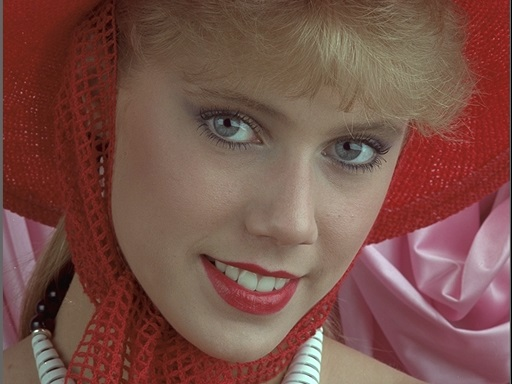
#> input picture ExamPhoto/I04.jpg, 512 x 384 px, found by its file name
$ python ExamNo2.py
#> lines starting #> are read from the running program, lines starting #| are printed output that depends on the picture; long printed decimals are rounded
import cv2
import matplotlib.pyplot as plt

I = cv2.imread('ExamPhoto/I04.jpg')
#> I is the input picture: shape (384, 512, 3); mean B, G, R 72.7, 80.9, 121.3
print("Tỉ lệ giữa giá trị độ cao và độ rộng của ảnh I là: ", I.shape[0]/I.shape[1])
#| Tỉ lệ giữa giá trị độ cao và độ rộng của ảnh I là:  0.75

I2 = cv2.resize(I, (256, 256))
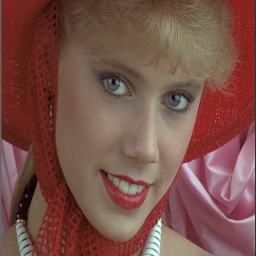
#> I2: shape (256, 256, 3); mean B, G, R 72.7, 80.9, 121.3
cv2.imshow("Image I2", I2)

Ihsv = cv2.cvtColor(I, cv2.COLOR_BGR2HSV)
#> Ihsv: shape (384, 512, 3); mean H, S, V 37.4, 113.6, 121.6
cv2.imshow("Channel S of photo Ihsv", Ihsv[:,:,1])
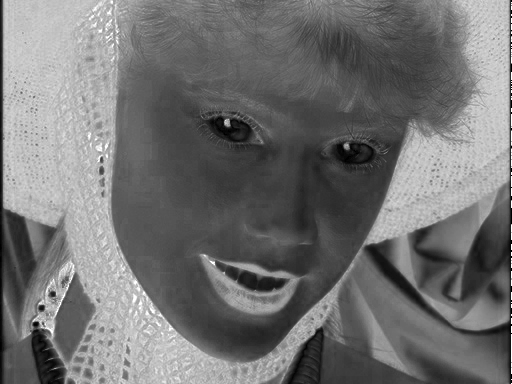
#> window 'Channel S of photo Ihsv': shape (384, 512); min 0, max 255, mean 113.6

Ivb = cv2.Canny(Ihsv[:,:,2], 0, 255)
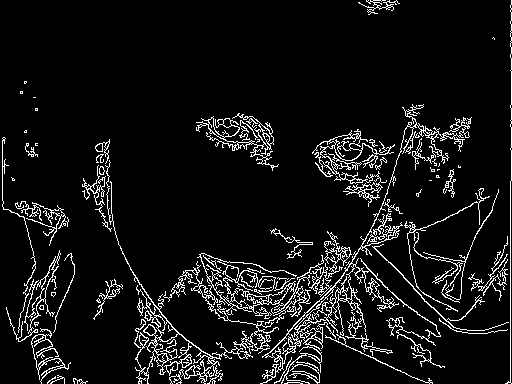
#> Ivb: shape (384, 512); 7.8% white in thin lines or dots

HistogramS = cv2.calcHist([Ihsv[:,:,1]], [0], None, [256], [0, 256])
#> HistogramS = 256 values, max 2346 at index 68, min 0 at index 1, mean 768
plt.plot(HistogramS)
plt.title("Histogram of Channel S")
plt.show()
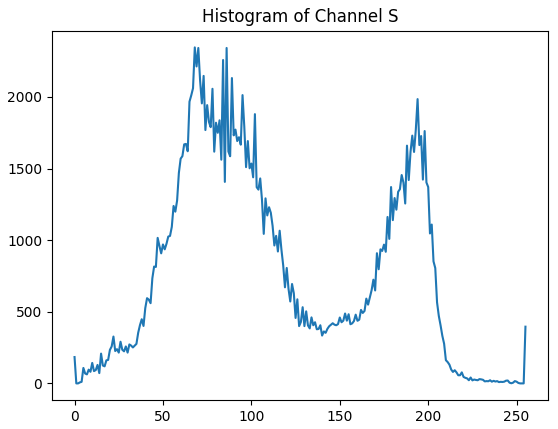
#> figure drawn by matplotlib, 1 panel; curve peaks at x = 68, y = 2346

cv2.waitKey(0)

$ run again, with ExamPhoto/3.jpg copied over ExamPhoto/I04.jpg
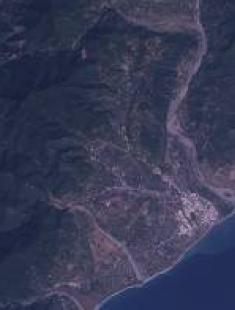
#> input picture ExamPhoto/3.jpg, 235 x 310 px, found by its file name
#> I is the input picture: shape (310, 235, 3); mean B, G, R 85.3, 58.8, 55.6
#| Tỉ lệ giữa giá trị độ cao và độ rộng của ảnh I là:  1.319
#> Ihsv: shape (310, 235, 3); mean H, S, V 117.7, 97.2, 85.3
#> `Ivb = cv2.Canny(Ihsv[:,:,2], 0, 255)`:
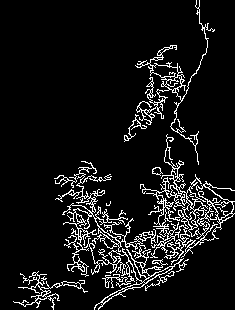
#> Ivb: shape (310, 235); 8.4% white in thin lines or dots
#> HistogramS = 256 values, max 1482 at index 122, min 0 at index 0, mean 284.6
#> `plt.show()`:
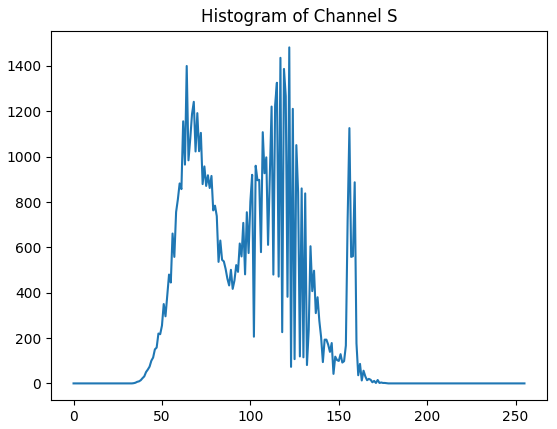
#> figure drawn by matplotlib, 1 panel; curve peaks at x = 122, y = 1482
